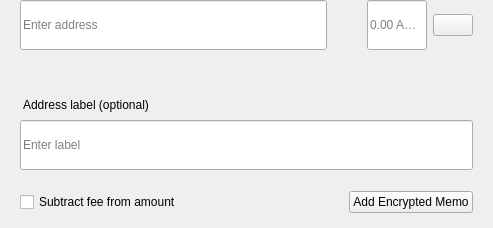
<?xml version="1.0" encoding="UTF-8"?>
<ui version="4.0">
 <class>SendMultiRow</class>
 <widget class="QWidget" name="SendMultiRow">
  <property name="geometry">
   <rect>
    <x>0</x>
    <y>0</y>
    <width>493</width>
    <height>228</height>
   </rect>
  </property>
  <property name="minimumSize">
   <size>
    <width>0</width>
    <height>0</height>
   </size>
  </property>
  <property name="maximumSize">
   <size>
    <width>16777215</width>
    <height>16777215</height>
   </size>
  </property>
  <property name="windowTitle">
   <string notr="true">N/A</string>
  </property>
  <layout class="QVBoxLayout" name="verticalLayout_3">
   <property name="spacing">
    <number>0</number>
   </property>
   <property name="leftMargin">
    <number>0</number>
   </property>
   <property name="topMargin">
    <number>0</number>
   </property>
   <property name="rightMargin">
    <number>20</number>
   </property>
   <property name="bottomMargin">
    <number>5</number>
   </property>
   <item alignment="Qt::AlignTop">
    <widget class="QWidget" name="widget" native="true">
     <property name="sizePolicy">
      <sizepolicy hsizetype="Expanding" vsizetype="Maximum">
       <horstretch>0</horstretch>
       <verstretch>0</verstretch>
      </sizepolicy>
     </property>
     <property name="minimumSize">
      <size>
       <width>0</width>
       <height>60</height>
      </size>
     </property>
     <property name="maximumSize">
      <size>
       <width>16777215</width>
       <height>85</height>
      </size>
     </property>
     <layout class="QHBoxLayout" name="horizontalLayout" stretch="6,0,2">
      <property name="spacing">
       <number>0</number>
      </property>
      <property name="leftMargin">
       <number>8</number>
      </property>
      <property name="topMargin">
       <number>0</number>
      </property>
      <property name="rightMargin">
       <number>0</number>
      </property>
      <property name="bottomMargin">
       <number>0</number>
      </property>
      <item alignment="Qt::AlignTop">
       <widget class="QStackedWidget" name="stackedAddress">
        <property name="minimumSize">
         <size>
          <width>0</width>
          <height>50</height>
         </size>
        </property>
        <property name="maximumSize">
         <size>
          <width>16777215</width>
          <height>50</height>
         </size>
        </property>
        <widget class="QWidget" name="page_4">
         <property name="sizePolicy">
          <sizepolicy hsizetype="Expanding" vsizetype="Preferred">
           <horstretch>0</horstretch>
           <verstretch>0</verstretch>
          </sizepolicy>
         </property>
         <property name="minimumSize">
          <size>
           <width>0</width>
           <height>50</height>
          </size>
         </property>
         <property name="maximumSize">
          <size>
           <width>16777215</width>
           <height>55</height>
          </size>
         </property>
         <layout class="QVBoxLayout" name="verticalLayout_7">
          <property name="spacing">
           <number>0</number>
          </property>
          <property name="leftMargin">
           <number>12</number>
          </property>
          <property name="topMargin">
           <number>0</number>
          </property>
          <property name="rightMargin">
           <number>0</number>
          </property>
          <property name="bottomMargin">
           <number>0</number>
          </property>
          <item>
           <widget class="QLineEdit" name="lineEditAddress">
            <property name="minimumSize">
             <size>
              <width>0</width>
              <height>50</height>
             </size>
            </property>
            <property name="maximumSize">
             <size>
              <width>16777215</width>
              <height>50</height>
             </size>
            </property>
            <property name="placeholderText">
             <string>Enter address</string>
            </property>
           </widget>
          </item>
         </layout>
        </widget>
        <widget class="QWidget" name="page_3"/>
       </widget>
      </item>
      <item>
       <spacer name="horizontalSpacer_3">
        <property name="orientation">
         <enum>Qt::Horizontal</enum>
        </property>
        <property name="sizeType">
         <enum>QSizePolicy::Fixed</enum>
        </property>
        <property name="sizeHint" stdset="0">
         <size>
          <width>40</width>
          <height>20</height>
         </size>
        </property>
       </spacer>
      </item>
      <item>
       <layout class="QHBoxLayout" name="horizontalLayout_2">
        <property name="spacing">
         <number>6</number>
        </property>
        <item alignment="Qt::AlignTop">
         <widget class="QLineEdit" name="lineEditAmount">
          <property name="sizePolicy">
           <sizepolicy hsizetype="Expanding" vsizetype="Preferred">
            <horstretch>0</horstretch>
            <verstretch>0</verstretch>
           </sizepolicy>
          </property>
          <property name="minimumSize">
           <size>
            <width>0</width>
            <height>50</height>
           </size>
          </property>
          <property name="maximumSize">
           <size>
            <width>16777215</width>
            <height>50</height>
           </size>
          </property>
          <property name="maxLength">
           <number>17</number>
          </property>
          <property name="alignment">
           <set>Qt::AlignLeading|Qt::AlignLeft|Qt::AlignVCenter</set>
          </property>
          <property name="placeholderText">
           <string notr="true">0.00 AMMO</string>
          </property>
         </widget>
        </item>
        <item>
         <layout class="QVBoxLayout" name="verticalLayout">
          <property name="topMargin">
           <number>14</number>
          </property>
          <property name="bottomMargin">
           <number>0</number>
          </property>
          <item alignment="Qt::AlignTop">
           <widget class="QPushButton" name="btnMenu">
            <property name="minimumSize">
             <size>
              <width>0</width>
              <height>0</height>
             </size>
            </property>
            <property name="maximumSize">
             <size>
              <width>16777215</width>
              <height>16777215</height>
             </size>
            </property>
            <property name="focusPolicy">
             <enum>Qt::NoFocus</enum>
            </property>
            <property name="text">
             <string/>
            </property>
           </widget>
          </item>
         </layout>
        </item>
       </layout>
      </item>
     </layout>
    </widget>
   </item>
   <item>
    <widget class="QWidget" name="layoutLabel" native="true">
     <property name="minimumSize">
      <size>
       <width>0</width>
       <height>0</height>
      </size>
     </property>
     <property name="maximumSize">
      <size>
       <width>16777215</width>
       <height>16777215</height>
      </size>
     </property>
     <layout class="QVBoxLayout" name="verticalLayout_9">
      <property name="spacing">
       <number>6</number>
      </property>
      <property name="leftMargin">
       <number>20</number>
      </property>
      <property name="topMargin">
       <number>0</number>
      </property>
      <property name="rightMargin">
       <number>0</number>
      </property>
      <property name="bottomMargin">
       <number>10</number>
      </property>
      <item>
       <spacer name="verticalSpacer">
        <property name="orientation">
         <enum>Qt::Vertical</enum>
        </property>
        <property name="sizeType">
         <enum>QSizePolicy::Fixed</enum>
        </property>
        <property name="sizeHint" stdset="0">
         <size>
          <width>20</width>
          <height>20</height>
         </size>
        </property>
       </spacer>
      </item>
      <item>
       <widget class="QLabel" name="labelSubtitleDescription">
        <property name="styleSheet">
         <string notr="true">margin-bottom:2px;
margin-left:0.05px;
padding:0px;</string>
        </property>
        <property name="text">
         <string>Address label (optional)</string>
        </property>
       </widget>
      </item>
      <item>
       <widget class="QLineEdit" name="lineEditDescription">
        <property name="minimumSize">
         <size>
          <width>0</width>
          <height>50</height>
         </size>
        </property>
        <property name="maximumSize">
         <size>
          <width>16777215</width>
          <height>50</height>
         </size>
        </property>
        <property name="placeholderText">
         <string>Enter label</string>
        </property>
       </widget>
      </item>
      <item>
       <spacer name="verticalSpacer_2">
        <property name="orientation">
         <enum>Qt::Vertical</enum>
        </property>
        <property name="sizeType">
         <enum>QSizePolicy::Fixed</enum>
        </property>
        <property name="sizeHint" stdset="0">
         <size>
          <width>20</width>
          <height>15</height>
         </size>
        </property>
       </spacer>
      </item>
      <item>
       <widget class="QWidget" name="containerMemo" native="true">
        <layout class="QHBoxLayout" name="horizontalLayout_5">
         <property name="leftMargin">
          <number>0</number>
         </property>
         <property name="topMargin">
          <number>0</number>
         </property>
         <property name="rightMargin">
          <number>0</number>
         </property>
         <property name="bottomMargin">
          <number>0</number>
         </property>
         <item>
          <widget class="QCheckBox" name="checkboxSubtractFeeFromAmount">
           <property name="toolTip">
            <string>The fee will be deducted from the amount being sent. The recipient will receive less AMMO than you enter in the amount field. If multiple recipients are selected, the fee is split equally.</string>
           </property>
           <property name="text">
            <string>Subtract fee from amount</string>
           </property>
          </widget>
         </item>
         <item>
          <spacer name="horizontalSpacer">
           <property name="orientation">
            <enum>Qt::Horizontal</enum>
           </property>
           <property name="sizeHint" stdset="0">
            <size>
             <width>40</width>
             <height>20</height>
            </size>
           </property>
          </spacer>
         </item>
         <item>
          <widget class="QPushButton" name="btnAddMemo">
           <property name="text">
            <string notr="true">Add Encrypted Memo</string>
           </property>
          </widget>
         </item>
        </layout>
       </widget>
      </item>
     </layout>
    </widget>
   </item>
  </layout>
 </widget>
 <resources/>
 <connections/>
</ui>
